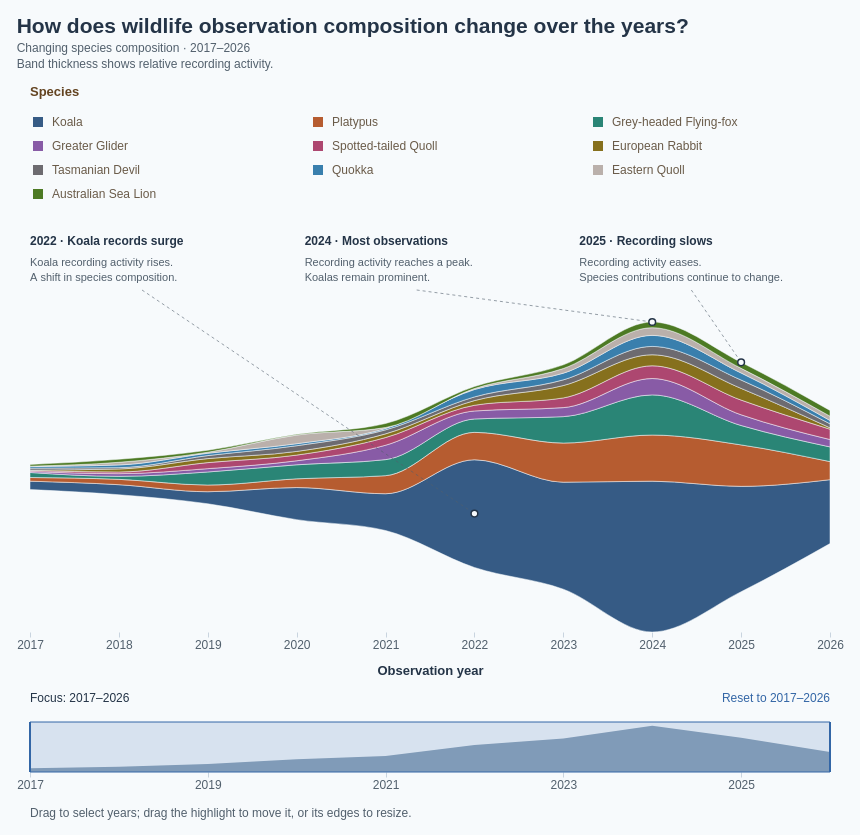

The specification (Vega-Lite) saved for this image:
### Vega specification from a JSON file in a GitHub repository (floating-point values rounded to 4 significant figures)
{"$schema": "https://vega.github.io/schema/vega/v5.json", "description": "Streamgraph of wildlife observation composition in 2017–2026, showing the top ten species selected within the selected observation years, with 4,139 records in the displayed ten available years. Source: Dataset/observations-794195.csv. Species selected by observation count in the selected years; subspecies combined by the first two scientific-name components. Includes records without coordinates. Zero-count species-years retained. Annual counts use observation dates. A centered stack gives a streamgraph: band thickness represents observation count; vertical band position has no numeric meaning. Monotone interpolation smoothly connects the recorded annual values; curves between years are visual interpolation, not additional observations. Tooltip shares use the total of the displayed ten species in the given year. Hover or click bands or legend to highlight; click again, Clear highlight, or Escape clears selection. Counts reflect recording activity, not animal abundance. Drag outside the highlighted overview range to select years; drag the highlight to move the range, or drag either edge to resize it. Use Reset to restore 2017–2026. Legend totals cover the full period. Species colours match the ten-species palette in BumpChart.vg.json; species selection uses the selected years; annual counts and legend totals cover 2017–2026. Three in-chart annotations highlight the 2022 Koala increase, the 2024 annual-total peak, and the 2025 decline; anchors use the current centered stack and annotations hide when their year is outside the focus range. Uses the 10 most recent available observation years (2017–2026), including partial 2026.", "width": 800, "height": 400, "padding": 16, "background": "#f7fafc", "title": {"text": "How does wildlife observation composition change over the years?", "subtitle": ["Changing species composition · 2017–2026", "Band thickness shows relative recording activity."], "anchor": "start", "font": "Arial", "fontSize": 21, "color": "#243447", "subtitleFont": "Arial", "subtitleFontSize": 12, "subtitleColor": "#52606d", "offset": 16, "subtitlePadding": 6, "subtitleLineHeight": 16}, "signals": [{"name": "pointerScale", "value": 1}, {"name": "pointerOffset", "value": 0}, {"name": "minYear", "value": 2017}, {"name": "maxYear", "value": 2026}, {"name": "brushDragStart", "value": {"year": 2017, "range": [2017, 2026]}, "on": [{"events": "@brushSelection:mousedown, @brushHandle0:mousedown, @brushHandle1:mousedown", "update": "{year: invert('overviewX', ((x() + pointerOffset) / pointerScale - pointerOffset)), range: slice(yearRange), mode: (yearRange[0] === minYear && yearRange[1] === maxYear) || event.shiftKey ? 'new' : 'move'}"}]}, {"name": "yearRange", "value": [2017, 2026], "on": [{"events": "@brushTarget:mousedown", "update": "[round(clamp(invert('overviewX', ((x() + pointerOffset) / pointerScale - pointerOffset)), minYear, maxYear)), round(clamp(invert('overviewX', ((x() + pointerOffset) / pointerScale - pointerOffset)), minYear, maxYear))]"}, {"events": "@brushSelection:mousedown", "update": "(yearRange[0] === minYear && yearRange[1] === maxYear) || event.shiftKey ? [round(clamp(invert('overviewX', ((x() + pointerOffset) / pointerScale - pointerOffset)), minYear, maxYear)), round(clamp(invert('overviewX', ((x() + pointerOffset) / pointerScale - pointerOffset)), minYear, maxYear))] : yearRange"}, {"events": "[@brushTarget:mousedown, window:mouseup] > window:mousemove!", "update": "[min(brushAnchor, round(clamp(invert('overviewX', ((x() + pointerOffset) / pointerScale - pointerOffset)), minYear, maxYear))), max(brushAnchor, round(clamp(invert('overviewX', ((x() + pointerOffset) / pointerScale - pointerOffset)), minYear, maxYear)))]"}, {"events": "[@brushSelection:mousedown, window:mouseup] > window:mousemove!", "update": "brushDragStart.mode === 'new' ? [min(round(brushDragStart.year), round(clamp(invert('overviewX', ((x() + pointerOffset) / pointerScale - pointerOffset)), minYear, maxYear))), max(round(brushDragStart.year), round(clamp(invert('overviewX', ((x() + pointerOffset) / pointerScale - pointerOffset)), minYear, maxYear)))] : [brushDragStart.range[0] + clamp(round(invert('overviewX', ((x() + pointerOffset) / pointerScale - pointerOffset)) - brushDragStart.year), minYear - brushDragStart.range[0], maxYear - brushDragStart.range[1]), brushDragStart.range[1] + clamp(round(invert('overviewX', ((x() + pointerOffset) / pointerScale - pointerOffset)) - brushDragStart.year), minYear - brushDragStart.range[0], maxYear - brushDragStart.range[1])]"}, {"events": "[@brushHandle0:mousedown, window:mouseup] > window:mousemove!", "update": "[round(clamp(invert('overviewX', ((x() + pointerOffset) / pointerScale - pointerOffset)), minYear, brushDragStart.range[1])), brushDragStart.range[1]]"}, {"events": "[@brushHandle1:mousedown, window:mouseup] > window:mousemove!", "update": "[brushDragStart.range[0], round(clamp(invert('overviewX', ((x() + pointerOffset) / pointerScale - pointerOffset)), brushDragStart.range[0], maxYear))]"}, {"events": "@resetYears:click", "update": "[minYear, maxYear]"}]}, {"name": "brushAnchor", "value": 2017, "on": [{"events": "@brushTarget:mousedown", "update": "round(clamp(invert('overviewX', ((x() + pointerOffset) / pointerScale - pointerOffset)), minYear, maxYear))"}]}, {"name": "hoveredSpecies", "value": null, "on": [{"events": "@speciesAreas:mouseover, @yearPoints:mouseover, @legendSymbols:mouseover, @legendLabels:mouseover", "update": "datum.species"}, {"events": "@speciesAreas:mouseout, @yearPoints:mouseout, @legendSymbols:mouseout, @legendLabels:mouseout", "update": "null"}]}, {"name": "selectedSpecies", "value": null, "on": [{"events": "@speciesAreas:click, @yearPoints:click, @legendSymbols:click, @legendLabels:click", "update": "selectedSpecies == datum.species ? null : datum.species"}, {"events": "window:keydown[event.key === 'Escape']", "update": "null"}]}, {"name": "activeSpecies", "update": "hoveredSpecies != null ? hoveredSpecies : selectedSpecies"}, {"name": "legendColumnWidth", "value": 280}, {"name": "legendSymbolSize", "value": 100}], "data": [{"name": "annualCounts", "values": [{"year": 2017, "species": "Koala", "count": 25, "order": 0}, {"year": 2017, "species": "Platypus", "count": 11, "order": 1}, {"year": 2017, "species": "Grey-headed Flying-fox", "count": 15, "order": 2}, {"year": 2017, "species": "Greater Glider", "count": 3, "order": 3}, {"year": 2017, "species": "Spotted-tailed Quoll", "count": 3, "order": 4}, {"year": 2017, "species": "European Rabbit", "count": 1, "order": 5}, {"year": 2017, "species": "Tasmanian Devil", "count": 6, "order": 6}, {"year": 2017, "species": "Quokka", "count": 5, "order": 7}, {"year": 2017, "species": "Eastern Quoll", "count": 1, "order": 8}, {"year": 2017, "species": "Australian Sea Lion", "count": 5, "order": 9}, {"year": 2018, "species": "Koala", "count": 30, "order": 0}, {"year": 2018, "species": "Platypus", "count": 16, "order": 1}, {"year": 2018, "species": "Grey-headed Flying-fox", "count": 9, "order": 2}, {"year": 2018, "species": "Greater Glider", "count": 8, "order": 3}, {"year": 2018, "species": "Spotted-tailed Quoll", "count": 5, "order": 4}, {"year": 2018, "species": "European Rabbit", "count": 9, "order": 5}, {"year": 2018, "species": "Tasmanian Devil", "count": 4, "order": 6}, {"year": 2018, "species": "Quokka", "count": 8, "order": 7}, {"year": 2018, "species": "Eastern Quoll", "count": 8, "order": 8}, {"year": 2018, "species": "Australian Sea Lion", "count": 9, "order": 9}, {"year": 2019, "species": "Koala", "count": 36, "order": 0}, {"year": 2019, "species": "Platypus", "count": 20, "order": 1}, {"year": 2019, "species": "Grey-headed Flying-fox", "count": 39, "order": 2}, {"year": 2019, "species": "Greater Glider", "count": 10, "order": 3}, {"year": 2019, "species": "Spotted-tailed Quoll", "count": 18, "order": 4}, {"year": 2019, "species": "European Rabbit", "count": 12, "order": 5}, {"year": 2019, "species": "Tasmanian Devil", "count": 9, "order": 6}, {"year": 2019, "species": "Quokka", "count": 7, "order": 7}, {"year": 2019, "species": "Eastern Quoll", "count": 3, "order": 8}, {"year": 2019, "species": "Australian Sea Lion", "count": 6, "order": 9}, {"year": 2020, "species": "Koala", "count": 96, "order": 0}, {"year": 2020, "species": "Platypus", "count": 26, "order": 1}, {"year": 2020, "species": "Grey-headed Flying-fox", "count": 42, "order": 2}, {"year": 2020, "species": "Greater Glider", "count": 12, "order": 3}, {"year": 2020, "species": "Spotted-tailed Quoll", "count": 17, "order": 4}, {"year": 2020, "species": "European Rabbit", "count": 11, "order": 5}, {"year": 2020, "species": "Tasmanian Devil", "count": 17, "order": 6}, {"year": 2020, "species": "Quokka", "count": 6, "order": 7}, {"year": 2020, "species": "Eastern Quoll", "count": 26, "order": 8}, {"year": 2020, "species": "Australian Sea Lion", "count": 2, "order": 9}, {"year": 2021, "species": "Koala", "count": 110, "order": 0}, {"year": 2021, "species": "Platypus", "count": 54, "order": 1}, {"year": 2021, "species": "Grey-headed Flying-fox", "count": 48, "order": 2}, {"year": 2021, "species": "Greater Glider", "count": 43, "order": 3}, {"year": 2021, "species": "Spotted-tailed Quoll", "count": 23, "order": 4}, {"year": 2021, "species": "European Rabbit", "count": 11, "order": 5}, {"year": 2021, "species": "Tasmanian Devil", "count": 12, "order": 6}, {"year": 2021, "species": "Quokka", "count": 4, "order": 7}, {"year": 2021, "species": "Eastern Quoll", "count": 3, "order": 8}, {"year": 2021, "species": "Australian Sea Lion", "count": 12, "order": 9}, {"year": 2022, "species": "Koala", "count": 322, "order": 0}, {"year": 2022, "species": "Platypus", "count": 82, "order": 1}, {"year": 2022, "species": "Grey-headed Flying-fox", "count": 40, "order": 2}, {"year": 2022, "species": "Greater Glider", "count": 24, "order": 3}, {"year": 2022, "species": "Spotted-tailed Quoll", "count": 17, "order": 4}, {"year": 2022, "species": "European Rabbit", "count": 14, "order": 5}, {"year": 2022, "species": "Tasmanian Devil", "count": 11, "order": 6}, {"year": 2022, "species": "Quokka", "count": 22, "order": 7}, {"year": 2022, "species": "Eastern Quoll", "count": 3, "order": 8}, {"year": 2022, "species": "Australian Sea Lion", "count": 6, "order": 9}, {"year": 2023, "species": "Koala", "count": 320, "order": 0}, {"year": 2023, "species": "Platypus", "count": 117, "order": 1}, {"year": 2023, "species": "Grey-headed Flying-fox", "count": 79, "order": 2}, {"year": 2023, "species": "Greater Glider", "count": 27, "order": 3}, {"year": 2023, "species": "Spotted-tailed Quoll", "count": 29, "order": 4}, {"year": 2023, "species": "European Rabbit", "count": 37, "order": 5}, {"year": 2023, "species": "Tasmanian Devil", "count": 17, "order": 6}, {"year": 2023, "species": "Quokka", "count": 20, "order": 7}, {"year": 2023, "species": "Eastern Quoll", "count": 14, "order": 8}, {"year": 2023, "species": "Australian Sea Lion", "count": 11, "order": 9}, {"year": 2024, "species": "Koala", "count": 451, "order": 0}, {"year": 2024, "species": "Platypus", "count": 138, "order": 1}, {"year": 2024, "species": "Grey-headed Flying-fox", "count": 120, "order": 2}, {"year": 2024, "species": "Greater Glider", "count": 49, "order": 3}, {"year": 2024, "species": "Spotted-tailed Quoll", "count": 38, "order": 4}, {"year": 2024, "species": "European Rabbit", "count": 33, "order": 5}, {"year": 2024, "species": "Tasmanian Devil", "count": 25, "order": 6}, {"year": 2024, "species": "Quokka", "count": 33, "order": 7}, {"year": 2024, "species": "Eastern Quoll", "count": 23, "order": 8}, {"year": 2024, "species": "Australian Sea Lion", "count": 17, "order": 9}, {"year": 2025, "species": "Koala", "count": 315, "order": 0}, {"year": 2025, "species": "Platypus", "count": 124, "order": 1}, {"year": 2025, "species": "Grey-headed Flying-fox", "count": 58, "order": 2}, {"year": 2025, "species": "Greater Glider", "count": 32, "order": 3}, {"year": 2025, "species": "Spotted-tailed Quoll", "count": 44, "order": 4}, {"year": 2025, "species": "European Rabbit", "count": 35, "order": 5}, {"year": 2025, "species": "Tasmanian Devil", "count": 25, "order": 6}, {"year": 2025, "species": "Quokka", "count": 21, "order": 7}, {"year": 2025, "species": "Eastern Quoll", "count": 14, "order": 8}, {"year": 2025, "species": "Australian Sea Lion", "count": 18, "order": 9}, {"year": 2026, "species": "Koala", "count": 191, "order": 0}, {"year": 2026, "species": "Platypus", "count": 54, "order": 1}, {"year": 2026, "species": "Grey-headed Flying-fox", "count": 44, "order": 2}, {"year": 2026, "species": "Greater Glider", "count": 22, "order": 3}, {"year": 2026, "species": "Spotted-tailed Quoll", "count": 31, "order": 4}, {"year": 2026, "species": "European Rabbit", "count": 4, "order": 5}, {"year": 2026, "species": "Tasmanian Devil", "count": 12, "order": 6}, {"year": 2026, "species": "Quokka", "count": 10, "order": 7}, {"year": 2026, "species": "Eastern Quoll", "count": 13, "order": 8}, {"year": 2026, "species": "Australian Sea Lion", "count": 17, "order": 9}]}, {"name": "legendEntries", "values": [{"species": "Koala", "order": 0, "total": 1896}, {"species": "Platypus", "order": 1, "total": 642}, {"species": "Grey-headed Flying-fox", "order": 2, "total": 494}, {"species": "Greater Glider", "order": 3, "total": 230}, {"species": "Spotted-tailed Quoll", "order": 4, "total": 225}, {"species": "European Rabbit", "order": 5, "total": 167}, {"species": "Tasmanian Devil", "order": 6, "total": 138}, {"species": "Quokka", "order": 7, "total": 136}, {"species": "Eastern Quoll", "order": 8, "total": 108}, {"species": "Australian Sea Lion", "order": 9, "total": 103}]}, {"name": "focusedCounts", "source": "annualCounts", "transform": [{"type": "filter", "expr": "datum.year >= yearRange[0] && datum.year <= yearRange[1]"}, {"type": "joinaggregate", "groupby": ["year"], "fields": ["count"], "ops": ["sum"], "as": ["yearTotal"]}, {"type": "stack", "groupby": ["year"], "field": "count", "sort": {"field": "order", "order": "ascending"}, "as": ["y0", "y1"], "offset": "center"}]}, {"name": "yearTotals", "source": "annualCounts", "transform": [{"type": "aggregate", "groupby": ["year"], "fields": ["count"], "ops": ["sum"], "as": ["total"]}]}, {"name": "insightAnnotations", "source": "focusedCounts", "transform": [{"type": "filter", "expr": "(datum.year == 2022 && datum.species == 'Koala') || ((datum.year == 2024 || datum.year == 2025) && datum.order == 9)"}, {"type": "formula", "expr": "datum.year == 2022 ? 0 : datum.year == 2024 ? width / 3 + 8 : 2 * width / 3 + 16", "as": "labelX"}, {"type": "formula", "expr": "datum.year == 2022 ? '2022 · Koala records surge' : datum.year == 2024 ? '2024 · Most observations' : '2025 · Recording slows'", "as": "heading"}, {"type": "formula", "expr": "datum.year == 2022 ? 'Koala recording activity rises.' : datum.year == 2024 ? 'Recording activity reaches a peak.' : 'Recording activity eases.'", "as": "detail"}, {"type": "formula", "expr": "datum.year == 2022 ? 'A shift in species composition.' : datum.year == 2024 ? 'Koalas remain prominent.' : 'Species contributions continue to change.'", "as": "detail2"}, {"type": "formula", "expr": "datum.year == 2022 ? (datum.y0 + datum.y1) / 2 : datum.y1", "as": "anchorY"}]}], "scales": [{"name": "x", "type": "linear", "domain": {"signal": "yearRange[0] === yearRange[1] ? [yearRange[0] - 0.5, yearRange[1] + 0.5] : yearRange"}, "range": "width", "zero": false, "nice": false}, {"name": "y", "type": "linear", "domain": {"data": "focusedCounts", "fields": ["y0", "y1"]}, "range": [{"signal": "height"}, 90], "zero": true, "nice": false}, {"name": "color", "type": "ordinal", "domain": ["Koala", "Platypus", "Grey-headed Flying-fox", "Greater Glider", "Spotted-tailed Quoll", "European Rabbit", "Quokka", "Tasmanian Devil", "Eastern Barred Bandicoot", "Numbat", "Australian Sea Lion", "Eastern Quoll"], "range": ["#365B85", "#B65C30", "#2A8576", "#885BA6", "#AD4770", "#86701D", "#397FAD", "#6D6B70", "#C17A24", "#5146A0", "#4D7A24", "#bab0ab"]}, {"name": "overviewX", "type": "linear", "domain": [2017, 2026], "range": "width", "zero": false}, {"name": "overviewY", "type": "linear", "domain": {"data": "yearTotals", "field": "total"}, "range": [{"signal": "height + 140"}, {"signal": "height + 90"}], "zero": true, "nice": true}], "axes": [{"scale": "x", "orient": "bottom", "title": "Observation year", "format": "d", "labelOverlap": true, "domain": false, "tickColor": "#c9d4df", "labelColor": "#52606d", "titleColor": "#243447", "titlePadding": 14, "tickCount": {"signal": "min(10, yearRange[1] - yearRange[0] + 1)"}, "tickMinStep": 1}, {"scale": "overviewX", "orient": "bottom", "offset": 140, "format": "d", "tickCount": 8, "labelOverlap": true, "title": null, "values": [2017, 2018, 2019, 2020, 2021, 2022, 2023, 2024, 2025, 2026], "domain": false, "tickColor": "#c9d4df", "labelColor": "#52606d"}], "marks": [{"name": "series", "type": "group", "from": {"facet": {"name": "seriesData", "data": "focusedCounts", "groupby": "species"}}, "marks": [{"name": "speciesAreas", "type": "area", "encode": {"update": {"x": {"scale": "x", "field": "year"}, "y": {"scale": "y", "field": "y1"}, "y2": {"scale": "y", "field": "y0"}, "fill": {"scale": "color", "field": "species"}, "fillOpacity": {"signal": "activeSpecies == null || activeSpecies == datum.species ? 1 : 0.16"}, "stroke": {"value": "#f7fafc"}, "strokeWidth": {"value": 0.5}, "cursor": {"value": "pointer"}, "tooltip": {"signal": "{'Species': datum.species, 'Year': datum.year, 'Observations': datum.count, 'Top 10 species in year': datum.yearTotal, 'Share of top 10 in year': datum.yearTotal ? format(datum.count / datum.yearTotal, '.1%') : 'No observations'}"}, "interpolate": {"value": "monotone"}, "description": {"signal": "datum.species + ', ' + datum.year + ': ' + datum.count + ' observations, ' + format(datum.count / datum.yearTotal, '.1%') + ' of the top ten species'"}}}, "from": {"data": "seriesData"}, "sort": {"field": "datum.year"}}]}, {"name": "yearPoints", "type": "symbol", "encode": {"update": {"x": {"scale": "x", "field": "year"}, "y": {"signal": "scale('y', (datum.y0 + datum.y1) / 2)"}, "size": {"value": 65}, "fill": {"scale": "color", "field": "species"}, "opacity": {"signal": "yearRange[0] == yearRange[1] ? (activeSpecies == null || activeSpecies == datum.species ? 1 : 0.16) : 0"}, "stroke": {"value": "#f7fafc"}, "strokeWidth": {"value": 1.5}, "cursor": {"value": "pointer"}, "tooltip": {"signal": "{'Species': datum.species, 'Year': datum.year, 'Observations': datum.count, 'Top 10 species in year': datum.yearTotal, 'Share of top 10 in year': datum.yearTotal ? format(datum.count / datum.yearTotal, '.1%') : 'No observations'}"}}}, "from": {"data": "focusedCounts"}}, {"name": "insightLeaders", "type": "rule", "interactive": false, "from": {"data": "insightAnnotations"}, "encode": {"update": {"x": {"signal": "datum.labelX + 112"}, "y": {"value": 58}, "x2": {"scale": "x", "field": "year"}, "y2": {"scale": "y", "field": "anchorY"}, "stroke": {"value": "#52606d"}, "strokeWidth": {"value": 1}, "strokeDash": {"value": [3, 3]}, "opacity": {"value": 0.6}}}}, {"name": "insightAnchors", "type": "symbol", "interactive": false, "from": {"data": "insightAnnotations"}, "encode": {"update": {"x": {"scale": "x", "field": "year"}, "y": {"scale": "y", "field": "anchorY"}, "size": {"value": 45}, "fill": {"value": "#f7fafc"}, "stroke": {"value": "#243447"}, "strokeWidth": {"value": 1.5}}}}, {"name": "insightHeadings", "type": "text", "interactive": false, "from": {"data": "insightAnnotations"}, "encode": {"update": {"x": {"field": "labelX"}, "y": {"value": 4}, "baseline": {"value": "top"}, "text": {"field": "heading"}, "fontSize": {"value": 12}, "fontWeight": {"value": "bold"}, "fill": {"value": "#243447"}}}}, {"name": "insightDetails", "type": "text", "interactive": false, "from": {"data": "insightAnnotations"}, "encode": {"update": {"x": {"field": "labelX"}, "y": {"value": 25}, "baseline": {"value": "top"}, "text": {"field": "detail"}, "fontSize": {"value": 11}, "fill": {"value": "#52606d"}}}}, {"name": "insightDetailsSecondLine", "type": "text", "interactive": false, "from": {"data": "insightAnnotations"}, "encode": {"update": {"x": {"field": "labelX"}, "y": {"value": 40}, "baseline": {"value": "top"}, "text": {"field": "detail2"}, "fontSize": {"value": 11}, "fill": {"value": "#52606d"}}}}, {"name": "legendTitle", "type": "text", "encode": {"update": {"x": {"value": 0}, "y": {"value": -136}, "text": {"value": "Species"}, "fontWeight": {"value": "bold"}, "fill": {"value": "#634320"}, "fontSize": {"value": 13}, "font": {"value": "Arial"}}}, "interactive": false}, {"name": "legendSymbols", "type": "symbol", "encode": {"update": {"x": {"signal": "8 + (datum.order % 3) * legendColumnWidth"}, "y": {"signal": "-110 + floor(datum.order / 3) * 24"}, "shape": {"value": "square"}, "size": {"signal": "legendSymbolSize"}, "fill": {"scale": "color", "field": "species"}, "opacity": {"signal": "activeSpecies == null || activeSpecies == datum.species ? 1 : 0.16"}, "stroke": {"signal": "selectedSpecies == datum.species ? '#243447' : 'transparent'"}, "strokeWidth": {"value": 2}, "cursor": {"value": "pointer"}, "tooltip": {"signal": "{'Species': datum.species, 'Observations (2017–2026)': datum.total}"}}}, "from": {"data": "legendEntries"}}, {"name": "legendLabels", "type": "text", "encode": {"update": {"x": {"signal": "22 + (datum.order % 3) * legendColumnWidth"}, "y": {"signal": "-110 + floor(datum.order / 3) * 24"}, "baseline": {"value": "middle"}, "text": {"field": "species"}, "fontSize": {"value": 12}, "fill": {"value": "#6a5b49"}, "opacity": {"signal": "activeSpecies == null || activeSpecies == datum.species ? 1 : 0.16"}, "fontWeight": {"signal": "selectedSpecies == datum.species ? 'bold' : 'normal'"}, "cursor": {"value": "pointer"}, "font": {"value": "Arial"}}}, "from": {"data": "legendEntries"}}, {"name": "focusLabel", "type": "text", "encode": {"update": {"x": {"value": 0}, "y": {"signal": "height + 70"}, "text": {"signal": "'Focus: ' + yearRange[0] + '–' + yearRange[1]"}, "fontSize": {"value": 12}, "fill": {"value": "#243447"}}}, "interactive": false}, {"name": "overview", "type": "area", "encode": {"update": {"x": {"scale": "overviewX", "field": "year"}, "y": {"scale": "overviewY", "field": "total"}, "y2": {"signal": "height + 140"}, "fill": {"value": "#8fa6bb"}}}, "interactive": false, "sort": {"field": "datum.year"}, "from": {"data": "yearTotals"}}, {"name": "brushTarget", "type": "rect", "encode": {"update": {"x": {"value": 0}, "width": {"signal": "width"}, "y": {"signal": "height + 90"}, "height": {"value": 50}, "fill": {"value": "transparent"}, "cursor": {"value": "crosshair"}}}}, {"name": "brushSelection", "type": "rect", "encode": {"update": {"x": {"signal": "max(0, scale('overviewX', yearRange[0]) - (yearRange[0] === yearRange[1] ? 8 : 0))"}, "x2": {"signal": "min(width, scale('overviewX', yearRange[1]) + (yearRange[0] === yearRange[1] ? 8 : 0))"}, "y": {"signal": "height + 90"}, "y2": {"signal": "height + 140"}, "fill": {"value": "#3366a6"}, "fillOpacity": {"value": 0.16}, "stroke": {"value": "#3366a6"}, "cursor": {"signal": "yearRange[0] === minYear && yearRange[1] === maxYear ? 'crosshair' : 'move'"}}}, "interactive": true}, {"name": "brushEdge0", "type": "rule", "encode": {"update": {"x": {"signal": "scale('overviewX', yearRange[0])"}, "y": {"signal": "height + 90"}, "y2": {"signal": "height + 140"}, "stroke": {"value": "#3366a6"}, "strokeWidth": {"value": 2}}}, "interactive": false}, {"name": "brushEdge1", "type": "rule", "encode": {"update": {"x": {"signal": "scale('overviewX', yearRange[1])"}, "y": {"signal": "height + 90"}, "y2": {"signal": "height + 140"}, "stroke": {"value": "#3366a6"}, "strokeWidth": {"value": 2}}}, "interactive": false}, {"name": "brushHandle0", "type": "rect", "encode": {"update": {"x": {"signal": "scale('overviewX', yearRange[0]) - 5"}, "width": {"value": 10}, "y": {"signal": "height + 90"}, "height": {"value": 50}, "fill": {"value": "transparent"}, "cursor": {"value": "ew-resize"}}}}, {"name": "brushHandle1", "type": "rect", "encode": {"update": {"x": {"signal": "scale('overviewX', yearRange[1]) - 5"}, "width": {"value": 10}, "y": {"signal": "height + 90"}, "height": {"value": 50}, "fill": {"value": "transparent"}, "cursor": {"value": "ew-resize"}}}}, {"name": "resetYears", "type": "text", "encode": {"update": {"x": {"signal": "width"}, "y": {"signal": "height + 70"}, "text": {"value": "Reset to 2017–2026"}, "fill": {"value": "#3366a6"}, "fontSize": {"value": 12}, "cursor": {"value": "pointer"}, "align": {"value": "right"}, "baseline": {"value": "alphabetic"}}}}, {"name": "brushInstructions", "type": "text", "interactive": false, "encode": {"update": {"x": {"value": 0}, "y": {"signal": "height + 185"}, "text": {"value": "Drag to select years; drag the highlight to move it, or its edges to resize."}, "fontSize": {"value": 12}, "fill": {"value": "#52606d"}}}}], "config": {"text": {"font": "Arial"}, "axis": {"labelFont": "Arial", "titleFont": "Arial", "labelFontSize": 12, "titleFontSize": 13, "labelColor": "#52606d", "titleColor": "#243447", "titlePadding": 12, "domainColor": "#bac7d3", "tickColor": "#bac7d3"}, "legend": {"labelFont": "Arial", "titleFont": "Arial", "labelFontSize": 12, "titleFontSize": 13, "titleFontWeight": "bold", "labelColor": "#6a5b49", "titleColor": "#634320", "symbolType": "square", "symbolSize": 100, "rowPadding": 8, "columnPadding": 24, "labelOffset": 8}}, "usermeta": {"observationWindow": {"source": "Dataset/observations-794195.csv", "dateField": "observed_on", "years": [2017, 2018, 2019, 2020, 2021, 2022, 2023, 2024, 2025, 2026], "yearCount": 10, "includesPartialLatestYear": true}}}
